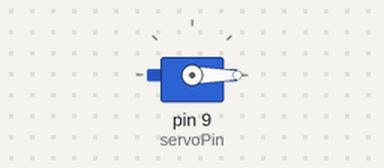
A sketch run on a simulated Arduino Uno, built with avr-gcc and run on an emulated ATmega328P. On the bench: servo.

Above: at 0.05 s.
Timing chart, 0 to 4.6 s (numbered marks = the images above):
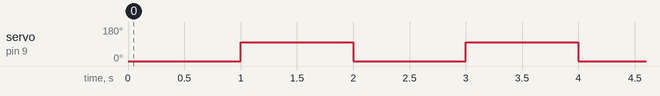

Measured:
- by itself, servo on pin 9 (servoPin): alternates 100° for 1.0 s and 0° for 1.0 s

The sketch:

servo.ino
```cpp
/*
Adafruit Arduino - Lesson 14. Sweep
*/

#include <Servo.h>

int servoPin = 9;

Servo servo;

int angle = 0;   // servo position in degrees

void setup()
{
  servo.attach(servoPin);
}


void loop()
{

   servo.write(0);
   delay(1000);
   servo.write(100);
   delay(1000);
  // scan from 0 to 180 degrees
//  for(angle = 0; angle < 180; angle++)
//  {
//    servo.write(angle);
//    delay(5);
//  }
//  delay(1000);
//  // now scan back from 180 to 0 degrees
//  for(angle = 180; angle > 0; angle--)
//  {
//    servo.write(angle);
//    delay(5);
//  }
//  delay(1000);
}
```
